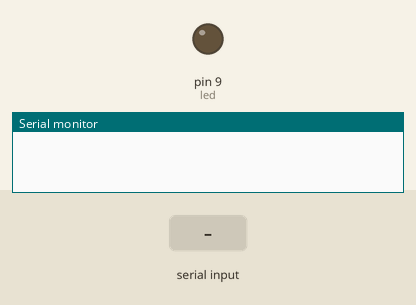
This sketch was run on a simulated Arduino Uno, built with avr-gcc and run on an emulated ATmega328P. Parts: output pins drawn as LEDs (lit = HIGH), the last lines printed to the serial monitor. The inputs (shaded band) are chosen by the test bench.

Above: at 1.2 s.
1.3 s: "H" received over the second serial link
At 2.3 s:
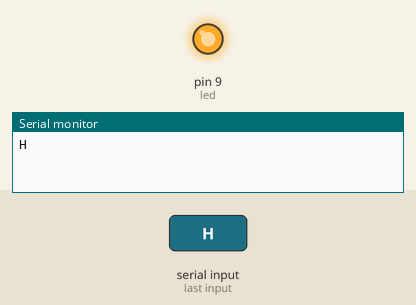
2.8 s: "L" received over the second serial link
At 3.4 s:
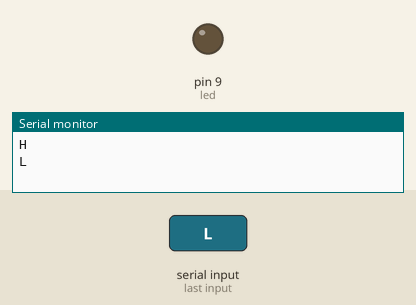
Timing chart, 0 to 5.8 s (numbered marks = the images above; inputs shaded):
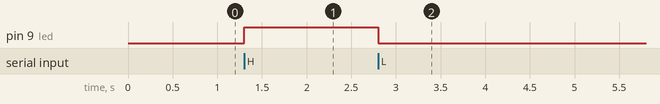

Measured:
- after the input at 1.3 s, pin 9 (led): LOW → HIGH at once
- after the input at 2.8 s, pin 9 (led): HIGH → LOW at once

The sketch:

lab4p2.ino
```cpp
#include <SoftwareSerial.h>
SoftwareSerial  BTSerial(2, 3); //TX RX
int buzzerPin = 8;
int led = 9;
void setup() {
  BTSerial.begin(9600); //begin bluetooth communication
  Serial.begin(9600); //begin serial communication
  pinMode(led, OUTPUT);
}

void loop() {
  if (BTSerial.available()) {
    char inChar = (char) BTSerial.read(); //reads single character at a time
    if(inChar == 'L') {
      digitalWrite(led, LOW);
    }
    else if(inChar == 'H') {
      digitalWrite(led, HIGH);
    }
    Serial.println(inChar);
  }
}
```
